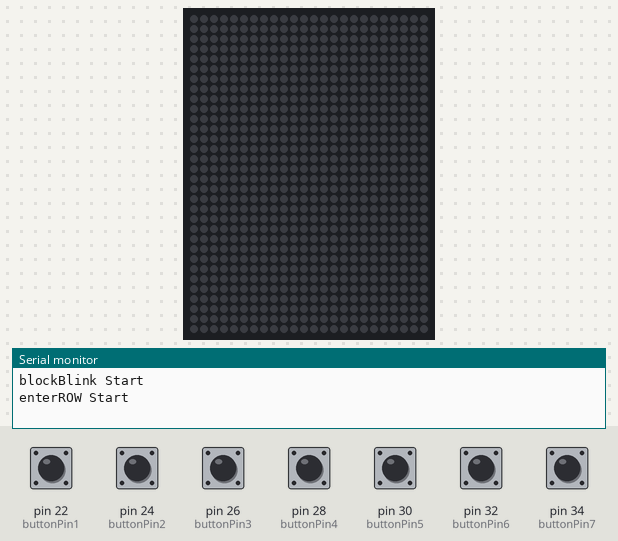
Simulated run of this sketch. Board: Arduino Mega 2560, built with avr-gcc and run on an emulated ATmega2560. On the bench: 24×32 RGB LED matrix (first LED top left, wired row by row), the last lines printed to the serial monitor. The inputs (shaded band) are chosen by the test bench; at power-on: pin 22 (buttonPin1), pin 24 (buttonPin2), pin 26 (buttonPin3), pin 28 (buttonPin4), pin 30 (buttonPin5), pin 32 (buttonPin6), pin 34 (buttonPin7) LOW. Dim RGB values are drawn brighter than linear.

Above: at 1.2 s.
1.3 s: pin 22 (buttonPin1) pulled HIGH for 0.15 s
At 4.2 s:
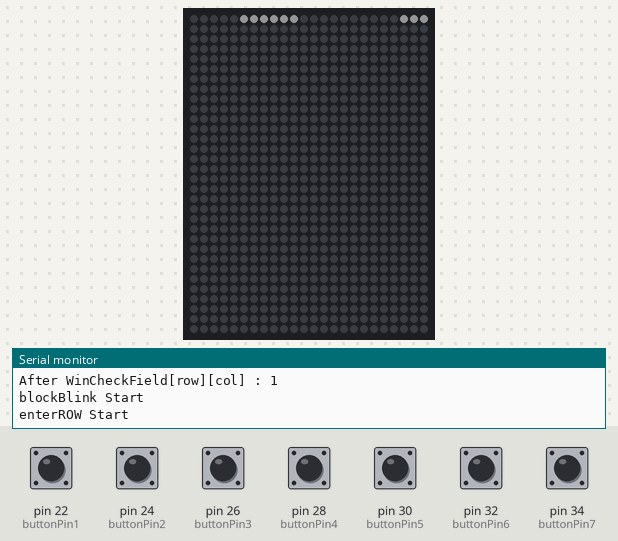
4.4 s: pin 24 (buttonPin2) pulled HIGH for 0.15 s
At 7.3 s:
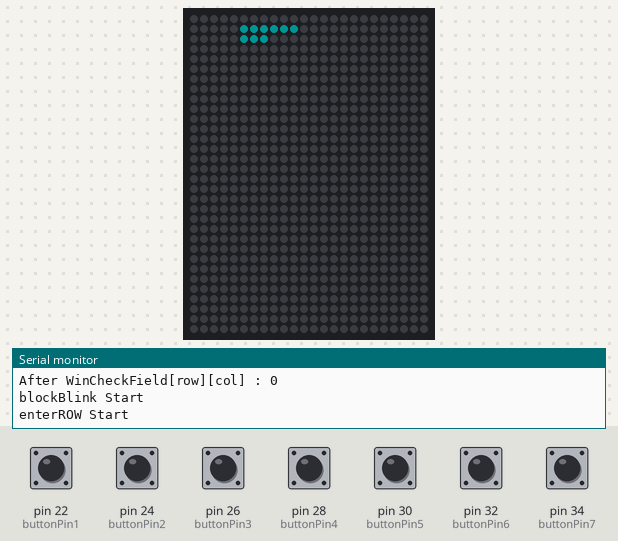
7.5 s: pin 26 (buttonPin3) pulled HIGH for 0.15 s
At 8.14 s:
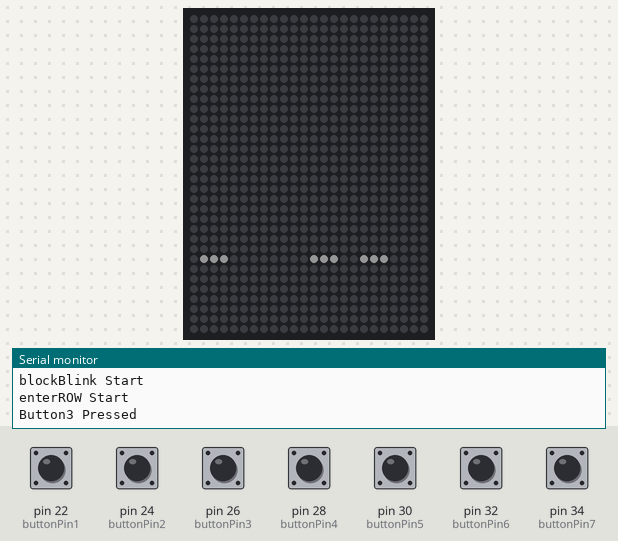
9.8 s: pin 28 (buttonPin4) pulled HIGH for 1 s
At 11.29 s:
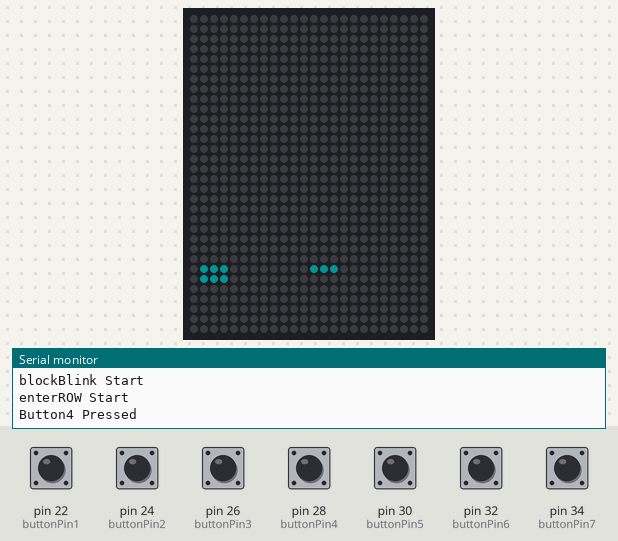
12.9 s: pin 30 (buttonPin5) pulled HIGH for 1 s
At 14.39 s:
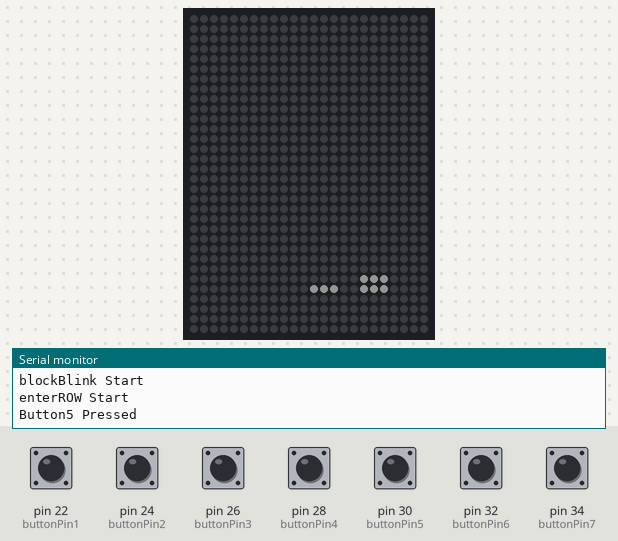
16.0 s: pin 32 (buttonPin6) pulled HIGH for 1 s
At 19.9 s:
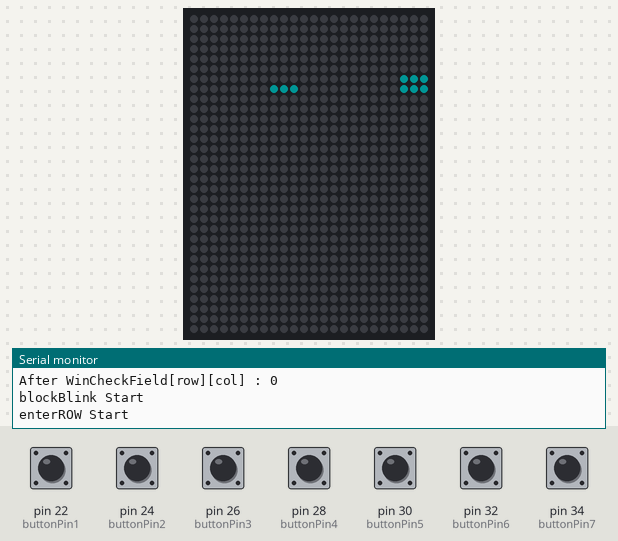
Timing chart, 0 to 20.1 s (numbered marks = the images above; inputs shaded):
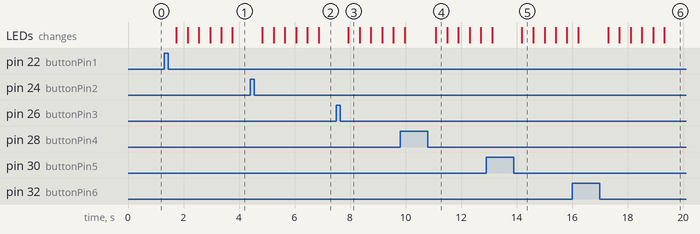

The sketch:

180817_LEDgoCode.ino
```cpp
#include <Adafruit_NeoPixel.h>

#define PIN            3

#define PIXELS_ROWS 32
#define PIXELS_COLUMNS 24
#define PIXELS_COUNT 768 //PIXELS_ROWS * PIXELS_COLUMNS

#define ROW 7
#define COL 6

Adafruit_NeoPixel pixels = Adafruit_NeoPixel(PIXELS_COUNT, PIN, NEO_GRB + NEO_KHZ800);

int WinCheckField[ROW][COL];
boolean flag=0;
unsigned char e[8];
int globalRow;

uint32_t C0 = 0xFFFFFF; //White
uint32_t C1 = 0xFF0000; //Red
uint32_t C2 = 0x00FF00; //Green
uint32_t C3 = 0x0000FF; //Blue
uint32_t C4 = 0xFFFF00; //Yellow
uint32_t C5 = 0x00FFFF; //Cyan
uint32_t C6 = 0xFF00FF; //Magenta

uint32_t MyColors[7] = {C0, C1, C2, C3, C4, C5, C6}; //put the colors in an array

uint32_t color1 = MyColors[0];
uint32_t color2 = MyColors[5];

const int buttonPin1 = 22;
const int buttonPin2 = 24;
const int buttonPin3 = 26;
const int buttonPin4 = 28;
const int buttonPin5 = 30;
const int buttonPin6 = 32;
const int buttonPin7 = 34;

int buttonState1 = 0;
int buttonState2 = 0;
int buttonState3 = 0;
int buttonState4 = 0;
int buttonState5 = 0;
int buttonState6 = 0;
int buttonState7 = 0;

int bt1 = 0;
int bt2 = 0;
int bt3 = 0;
int bt4 = 0;
int bt5 = 0;
int bt6 = 0;
int bt7 = 0;

int e1 = 0;
int e2 = 0;
int e3 = 0;
int e4 = 0;
int e5 = 0;
int e6 = 0;
int e7 = 0;

void display_PixelColor(int led, uint32_t color) {
      pixels.setPixelColor(led, color);
      pixels.show();
}

void clearPIXELS(){
  for (int i=0; i<PIXELS_COUNT; i++){
    pixels.setPixelColor(i, 0);
  }
}

int calcLED(int row, int col){
  int odd = row%2;
  int led = 0;

  if(odd){
    if(col >= 1 && col <= 8){
      led = 8*row - col;
      return led;
    }
    else if(col >= 9 && col <= 16){
      led = 8*row - col + 264;
      return led;
    }
    else if(col >= 17 && col <= 24){
      led = 8*row - col + 528;
      return led;
    }
  }
  else{
    if(col >= 1 && col <= 8){
      led = 8*row + col - 9;
      return led;
    }
    else if(col >= 9 && col <= 16){
      led = 8*row + col - 9 + 248;
      return led;
    }
    else if(col >= 17 && col <= 24){
      led = 8*row + col - 9 + 496;
      return led;
    }
  }
}

void pixelarrayInit(){
  for(int i=0; i<ROW; i++) {
      for(int j=0; j<COL; j++) {
            WinCheckField[i][j] = 8;
      }
      e[i] = 0x00;
  }
}

void showBlockcolor(int i, int j, uint32_t color){
  int cnt = 0;
  int ledarr[9] = {calcLED(i,j), calcLED(i,j+1), calcLED(i,j+2), calcLED(i+1,j), calcLED(i+1,j+1), calcLED(i+1,j+2), calcLED(i+2,j), calcLED(i+2,j+1), calcLED(i+2,j+2)};

  display_PixelColor(ledarr[cnt], color);
  display_PixelColor(ledarr[cnt+1], color);
  display_PixelColor(ledarr[cnt+2], color);
  display_PixelColor(ledarr[cnt+3], color);
  display_PixelColor(ledarr[cnt+4], color);
  display_PixelColor(ledarr[cnt+5], color);
  display_PixelColor(ledarr[cnt+6], color);
  display_PixelColor(ledarr[cnt+7], color);
  display_PixelColor(ledarr[cnt+8], color);
}

void stackBlock(){

}

int enterROW(){
  Serial.println("enterROW Start");
  int buttoni;

  bt1 = digitalRead(buttonPin1);
  bt2 = digitalRead(buttonPin2);
  bt3 = digitalRead(buttonPin3);
  bt4 = digitalRead(buttonPin4);
  bt5 = digitalRead(buttonPin5);
  bt6 = digitalRead(buttonPin6);
  bt7 = digitalRead(buttonPin7);

  while(1){
    buttonState1=digitalRead(buttonPin1);
    buttonState2=digitalRead(buttonPin2);
    buttonState3=digitalRead(buttonPin3);
    buttonState4=digitalRead(buttonPin4);
    buttonState5=digitalRead(buttonPin5);
    buttonState6=digitalRead(buttonPin6);
    buttonState7=digitalRead(buttonPin7);

  if(bt1 !=0 && buttonState1==0){
    Serial.println("Button1 Pressed");
    buttoni=0;
    return buttoni;
   }
   else if(bt2 !=0 && buttonState2==0){
    Serial.println("Button2 Pressed");
    buttoni=1;
    return buttoni;
   }
   else if(bt3 !=0 && buttonState3==0){
    Serial.println("Button3 Pressed");
    buttoni=2;
    return buttoni;
   }
   else if(bt4 !=0 && buttonState4==0){
    Serial.println("Button4 Pressed");
    buttoni=3;
    return buttoni;
   }
   else if(bt5 !=0 && buttonState5==0){
    Serial.println("Button5 Pressed");
    buttoni=4;
    return buttoni;
   }
   else if(bt6 !=0 && buttonState6==0){
    Serial.println("Button6 Pressed");
    buttoni=5;
    return buttoni;
   }
   else if(bt7 !=0 && buttonState7==0){
    Serial.println("Button7 Pressed");
    buttoni=6;
    return buttoni;
   }

   bt1=buttonState1;
   bt2=buttonState2;
   bt3=buttonState3;
   bt4=buttonState4;
   bt5=buttonState5;
   bt6=buttonState6;
   bt7=buttonState7;
  }
}

void WinCheckField_Data(){
  Serial.println("WinCheckField_Data Start");
  int row = globalRow;
  Serial.print("WinCheck row : ");
  Serial.println(row);
  if(flag == 0) flag = 1; else flag = 0;
  int col = empty_check(row);
  Serial.print("WinCheck col : ");
  Serial.println(col);
  Serial.print("Before WinCheckField[row][col] : ");
  Serial.println(WinCheckField[row][col]);
  if(col != 0x1F && WinCheckField[row][col] == 8) {
    WinCheckField[row][col] = flag;
    Serial.print("After WinCheckField[row][col] : ");
    Serial.println(WinCheckField[row][col]);
    if(WinCheckField[row][col] == 1){
      //showBlockcolor(4*row+1, 4*col+1, color1);
    }
    else{
      //showBlockcolor(4*row+1, 4*col+1, color2);
    }
    if(col > 4){
      Serial.print("Row");
      Serial.print(row);
      Serial.println(" is FULL! Enter other Row");
      enterROW();
    }
    else col = e[row]++;

    if(row == 0) e1++;
    else if(row == 1) e2++;
    else if(row == 2) e3++;
    else if(row == 3) e4++;
    else if(row == 4) e5++;
    else if(row == 5) e6++;
    else if(row == 6) e7++;
  } else {
    //WinCheckField_Data();
  }
}

int empty_check(int i) {
  return e[i];
}

void blockBlink(){
  Serial.println("blockBlink Start");
  globalRow = enterROW();
  int i = globalRow;
  int j;
  int top = 21;

  if(i == 0) j = e1;
  else if(i == 1) j = e2;
  else if(i == 2) j = e3;
  else if(i == 3) j = e4;
  else if(i == 4) j = e5;
  else if(i == 5) j = e6;
  else if(i == 6) j = e7;

  if(flag == 0){
  while(top >= 4*j+1){
    showBlockcolor(4*i+1, top, color1);
    delay(100);
    top = top - 4;
    clearPIXELS();
  }
  }
  else{
    while(top >= 4*j+1){
    showBlockcolor(4*i+1, top, color2);
    delay(100);
    top = top - 4;
    clearPIXELS();
  }
  }
  Serial.println("blockBlink END");
}

void setup() {
  Serial.begin(9600);
  pixels.begin();
  pixels.setBrightness(20);

  pinMode(buttonPin1, INPUT);
  pinMode(buttonPin2, INPUT);
  pinMode(buttonPin3, INPUT);
  pinMode(buttonPin4, INPUT);
  pinMode(buttonPin5, INPUT);
  pinMode(buttonPin6, INPUT);
  pinMode(buttonPin7, INPUT);

  pixelarrayInit();
}

void loop() {
  blockBlink();
  //clearPIXELS();
  WinCheckField_Data();
}
```

Measured:
- after the input at 1.3 s, the LEDs: first change after 0.44 s (image 1 shows a later state)
- after the input at 4.4 s, the LEDs: first change after 0.44 s (image 2 shows a later state)
- after the input at 7.5 s, the LEDs: change after 0.44 s (image 3)
- after the input at 9.8 s, the LEDs: first differ from a run without the input after 1.3 s (image 4)
- after the input at 12.9 s, the LEDs: first differ from a run without the input after 1.3 s (image 5)
- after the input at 16.0 s, the LEDs: first differ from a run without the input after 1.3 s (image 6 shows a later state)
- what the display in image 3 shows lasts 0.4 s, from 7.9 s to 8.3 s
